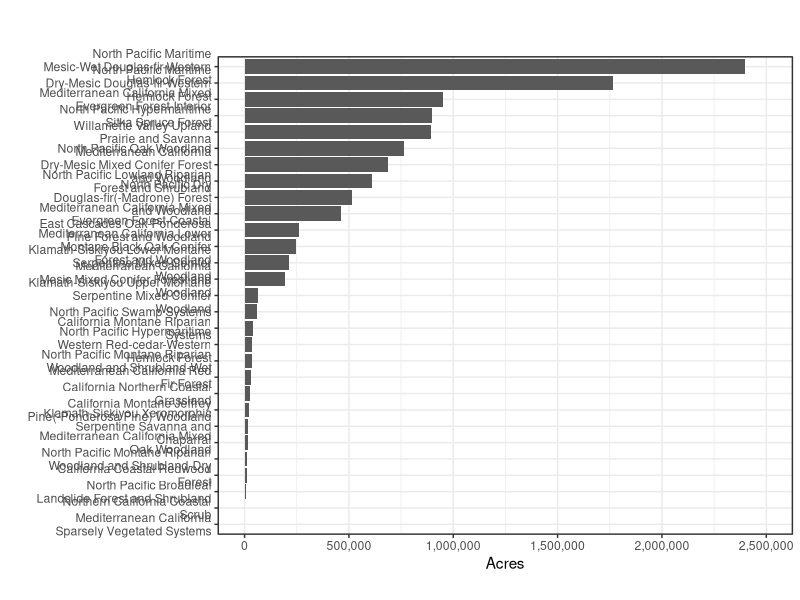
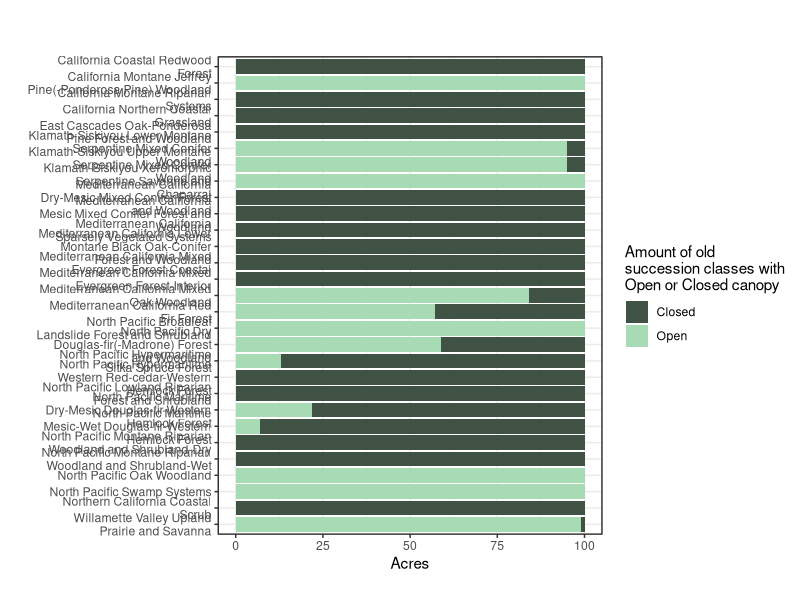
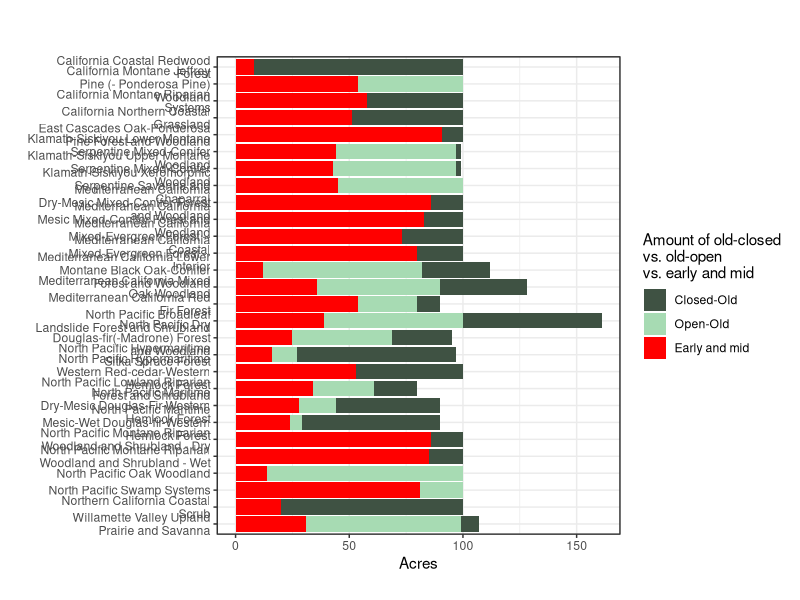

Generate these figures, in order, with R:
## ---- chunk 1
#prevent scientific notation
options(scipen = 999999)

# load packages
library(scales)
library(stringr)
library(tidyverse)

# read in data

bps_mz2 <- read_csv("data/bps_mz2.csv")

bps_mz2_clean <- read_csv("data/historic_bps_clean.csv")

head(bps_mz2)
## ---- chunk 2

bps_mz2$shortName <- str_wrap(bps_mz2$bps_name, width = 30)


bpsChart <- 
  ggplot(data = bps_mz2, aes(x = reorder(shortName,acres), y = acres)) +
  geom_bar(stat = "identity") +
  labs(
    title = "",
    subtitle = "",
    caption = "",
    x = "",
    y = "Acres") +
  coord_flip(clip = "off") +
  theme_bw() +
  scale_y_continuous(labels = comma,
                     limits = c(-1000, 2500000)) 

bpsChart

## ---- chunk 3

bps_mz2_long <- bps_mz2 %>%
  select(-c(1,2,5)) %>%
  pivot_longer(!shortName, names_to = "canopy", values_to = "percentOld")


open_closed_chart <-
  ggplot(data = bps_mz2_long, 
         aes(x = shortName, 
             y = percentOld, 
             fill = canopy)) +
  geom_bar(position = "stack", stat = "identity") +
  labs(
    title = "",
    subtitle = "",
    caption = "",
    x = "",
    y = "Acres") +
  coord_flip(clip = "off") +
  theme_bw() +
  # scale_fill_manual(values = c("#a7dbb3", 
  #                              "#3f5243")) +
 scale_x_discrete(limits = rev) + 
  scale_fill_manual(values=c("#3f5243", "#a7dbb3"), 
                       name="Amount of old \nsuccession classes with\nOpen or Closed canopy",
                       breaks=c("percentClosed", "percentOpen"),
                       labels=c("Closed", "Open"))


open_closed_chart

## ---- chunk 4

bps_mz2_clean$shortName <- str_wrap(bps_mz2_clean$BpS_Name, width = 30)

bps_mz2_clean_long <- bps_mz2_clean %>%
  select(-c(1:5)) %>%
  pivot_longer(!shortName, names_to = "label", values_to = "percent")


oo_oc_em_chart <-
  ggplot(data = bps_mz2_clean_long, 
         aes(x = shortName, 
             y = percent, 
             fill = label)) +
  geom_bar(position = "stack", stat = "identity") +
  labs(
    title = "",
    subtitle = "",
    caption = "",
    x = "",
    y = "Acres") +
  coord_flip(clip = "off") +
  theme_bw() +
  # scale_fill_manual(values = c("#a7dbb3", 
  #                              "#3f5243")) +
 scale_x_discrete(limits = rev) + 
  scale_fill_manual(values=c("#3f5243", "#a7dbb3", "red"), 
                       name="Amount of old-closed \nvs. old-open \nvs. early and mid",
                       breaks=c("percent of bps old-closed", "percent of bps old-open", "percent of bps-early or mid"),
                       labels=c("Closed-Old", "Open-Old", "Early and mid"))


oo_oc_em_chart

